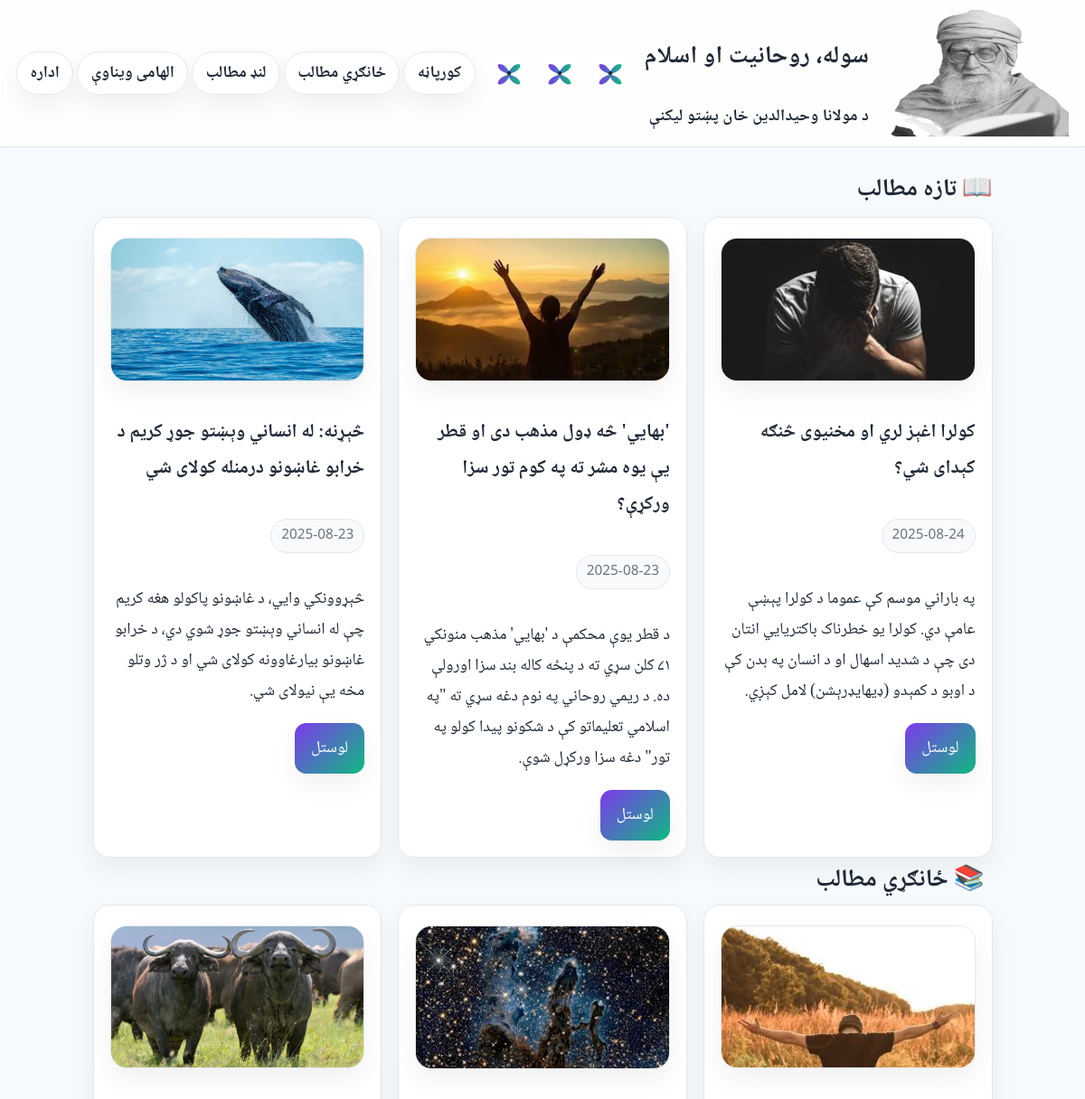
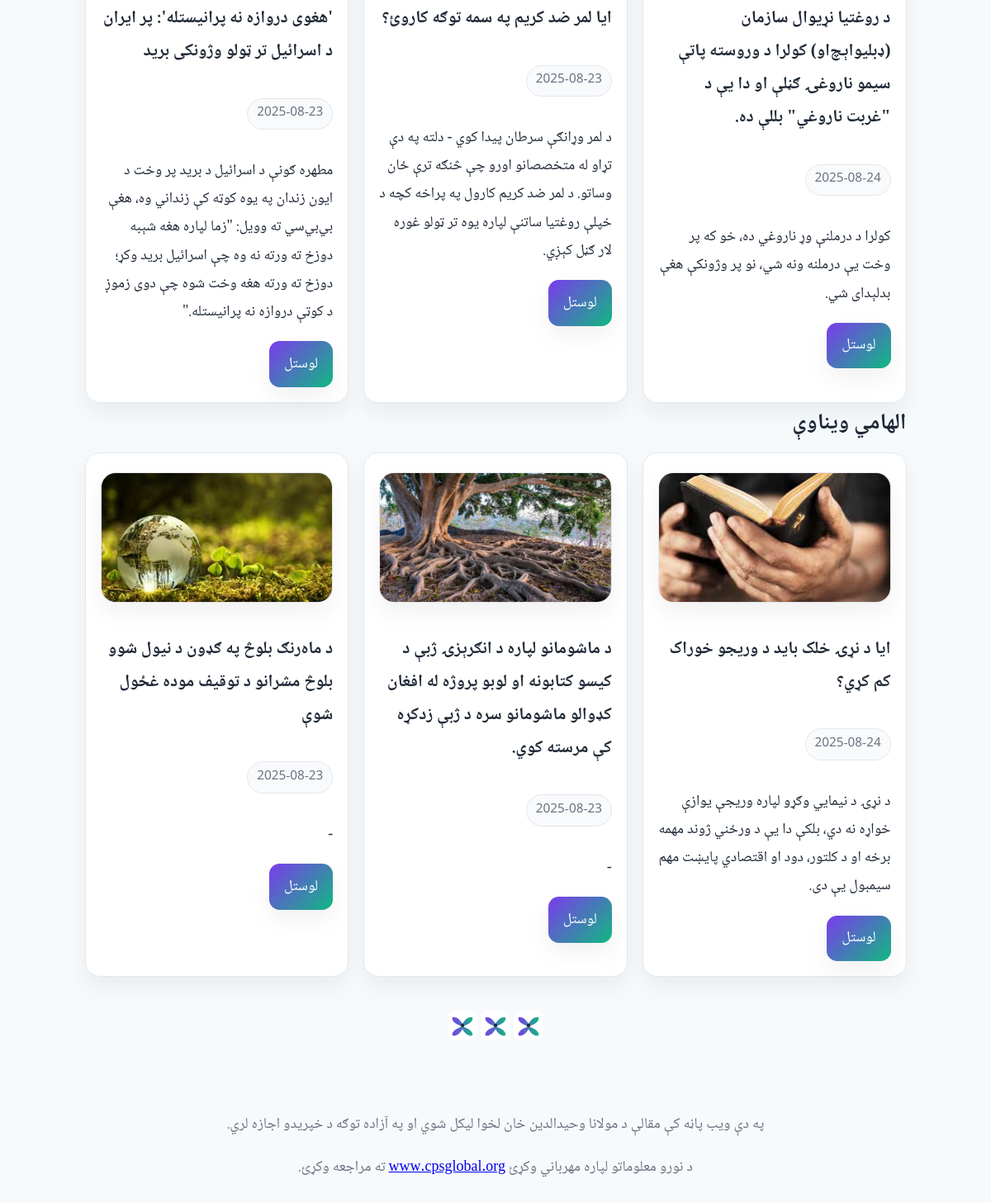
The page / on the database its author committed (2 pictures, top to bottom).
### tables this page shows
CREATE TABLE articles (
    id INTEGER PRIMARY KEY AUTOINCREMENT,
    title TEXT NOT NULL,
    excerpt TEXT,
    content TEXT NOT NULL,
    category TEXT,
    image TEXT,
    date TEXT DEFAULT (date('now'))
);

### index.php (the view, shortened to what this page needs)
<?php
$db = new SQLite3(__DIR__ . '/data.db');
function renderArticles($db, $category, $limit = 3) {
    $limit = (int)$limit;
    $sql = "
        SELECT id, title, excerpt, image, date
        FROM articles
        WHERE TRIM(category) = :category
        ORDER BY date DESC
        LIMIT $limit
    ";
    $stmt = $db->prepare($sql);
    $stmt->bindValue(':category', $category, SQLITE3_TEXT);
    $res = $stmt->execute();
    echo '<div class="grid">';
    while ($row = $res->fetchArray(SQLITE3_ASSOC)) {
        $img = trim($row['image'] ?? '') !== '' ? $row['image'] : 'assets/fallback.jpg';
        echo '<div class="card">';
        echo '<img src="'.htmlspecialchars($img).'" alt="" class="article-cover" loading="lazy">';
        echo '<h3 style="margin-top:.25rem"><a href="article.php?id='.$row['id'].'" style="text-decoration:none;color:inherit">'.htmlspecialchars($row['title']).'</a></h3>';
        echo '<p class="badge">'.htmlspecialchars($row['date']).'</p>';
        echo '<p>'.htmlspecialchars($row['excerpt']).'</p>';
        echo '<a class="btn" href="article.php?id='.$row['id'].'">لوستل</a>';
        echo '</div>';
    }
    echo '</div>';
}
?>
<!doctype html>
<html lang="ps" dir="rtl">
<head>
<link rel="stylesheet" href="styles.css">
</head>
<body>
 <?php include 'nav.php'; ?>
<main class="container">
 <section>
  <h2 style="margin:0 0 .2rem">📖 تازه مطالب</h2>
  <?php renderArticles($db, 'Dagens läsning', 3); ?>
</section>
<section>
  <h2 style="margin:0 0.5rem">📚 ځانګړي مطالب</h2>
  <?php renderArticles($db, 'Veckans läsning', 3); ?>
</section>
<section>
  <h2 style="margin:0 0 .5rem">الهامي ویناوې</h2>
  <?php renderArticles($db, 'Dagens inspiration', 3); ?>
</section>
</main>
<p>
<center>
  <img class="padded" src="assets/logo.svg" width="36" height="36" style="border-radius:10px">
 <img class="padded" src="assets/logo.svg" width="36" height="36" style="border-radius:10px">
 <img class="padded" src="assets/logo.svg" width="36" height="36" style="border-radius:10px">
</center>
<?php include 'footer.php'; renderFooter(); ?>
</body>
</html>

### styles.css (style rules this page uses)
:root { --bg:#f7fafc;--ink:#1f2937;--muted:#6b7280;--card:#fff;--border:#e5e7eb;--accent:#7c3aed;--accent2:#10b981;--shadow:0 12px 28px rgba(0,0,0,.06) }
* { box-sizing:border-box }
html { font-size:18px }
body { margin:0;color:var(--ink);background:radial-gradient(1200px 800px at 80% -20%,#eef2ff 0%,var(--bg) 40%) fixed;font-family:"Noto Naskh Arabic","Scheherazade New",serif;line-height:1.9;direction:rtl }
.container { max-width:1040px;margin:0 auto;padding:1.25rem }
.grid { display:grid;gap:1rem;grid-template-columns:repeat(auto-fit,minmax(260px,1fr)) }
.card { background:var(--card);border:1px solid var(--border);border-radius:1rem;padding:1rem;box-shadow:var(--shadow) }
.card h3 { margin-top:0 }
.badge { display:inline-block;padding:.2rem .6rem;border:1px solid var(--border);border-radius:999px;background:#f8fafc;color:var(--muted);font-size:.85rem }
a.btn { display:inline-block;text-decoration:none;background:linear-gradient(135deg,var(--accent),var(--accent2));color:#fff;padding:.6rem 1rem;border-radius:.7rem;box-shadow:var(--shadow) }
.article-cover { width:100%;border-radius:1rem;border:1px solid var(--border);box-shadow:var(--shadow);margin:.25rem 0 1rem;object-fit:cover;aspect-ratio:16/9 }

### rows shown on the page
articles: image (picture), title "کولرا اغېز لري او مخنیوی څنګه کېدای شي؟", date "2025-08-24", excerpt "په باراني موسم کې عموما د کولرا پېښې عامې دي. کولرا یو خطرناک باکتریایي انتان دی چې د شدید اسهال او د انسان په بدن کې د اوبو د کمېدو (ډیهایډرېشن) لامل کېږي."
articles: image (picture), title "'بهايي' څه ډول مذهب دی او قطر یې یوه مشر ته په کوم تور سزا ورکړې؟", date "2025-08-23", excerpt "د قطر یوې محکمې د 'بهايي' مذهب منونکي ۷۱ کلن سړي ته د پنځه کاله بند سزا اورولې ده. د ریمي روحاني په نوم دغه سړي ته \"په اسلامي تعلیماتو کې د شکونو پيدا کولو په تور\" دغه سزا ورکړل شوې."
articles: image (picture), title "څېړنه: له انساني وېښتو جوړ کریم د خرابو غاښونو درمنله کولای شي", date "2025-08-23", excerpt "څېړوونکي وايي، د غاښونو پاکولو هغه کریم چې له انساني وېښتو جوړ شوي دي، د خرابو غاښونو بیارغاوونه کولای شي او د ژر وتلو مخه یې نیولای شي."
articles: image (picture), title "د روغتیا نړیوال سازمان (ډبلیو‌اېچ‌او) کولرا د وروسته پاتې سیمو ناروغۍ ګڼلې او دا یې د \"غربت ناروغي\" بللې ده.", date "2025-08-24", excerpt "کولرا د درملنې وړ ناروغي ده، خو که پر وخت یې درملنه ونه شي، نو پر وژونکې هغې بدلېدای شي."
articles: image (picture), title "ایا لمر ضد کریم په سمه توګه کاروئ؟", date "2025-08-23", excerpt "د لمر وړانګې سرطان پیدا کوي - دلته په دې تړاو له متخصصانو اورو چې څنګه ترې ځان وساتو.‌ د لمر ضد کریم کارول په پراخه کچه د خپلې روغتیا ساتنې لپاره یوه تر ټولو غوره لار ګڼل کېږي."
articles: image (picture), title "'هغوی دروازه نه پرانیستله': پر ایران د اسرائیل تر ټولو وژونکی برید", date "2025-08-23", excerpt "مطهره ګونې د اسرائیل د برید پر وخت د ایون زندان په یوه کوټه کې زنداني وه، هغې بي‌بي‌سي ته وویل: \"زما لپاره هغه شېبه دوزخ ته ورته نه وه چې اسرائیل برید وکړ؛ دوزخ ته ورته هغه وخت شوه چې دوی زموږ د کوټې دروازه نه پرانیستله.\""
articles: image (picture), title "ایا د نړۍ خلک باید د وریجو خوراک کم کړي؟", date "2025-08-24", excerpt "د نړۍ د نیمايي وګړو لپاره وریجې یوازې خواړه نه دي، بلکې دا یې د ورځني ژوند مهمه برخه او د کلتور، دود او اقتصادي پایښت مهم سیمبول یې دی."
articles: image (picture), title "د ماشومانو لپاره د انګرېزۍ ژبې د کیسو کتابونه او لوبو پروژه له افغان کډوالو ماشومانو سره د ژبې زدکړه کې مرسته کوي.", date "2025-08-23", excerpt "-"
articles: image (picture), title "د ماه‌رنګ بلوڅ په ګډون د نیول شوو بلوڅ مشرانو د توقیف موده غځول شوې", date "2025-08-23", excerpt "-"
